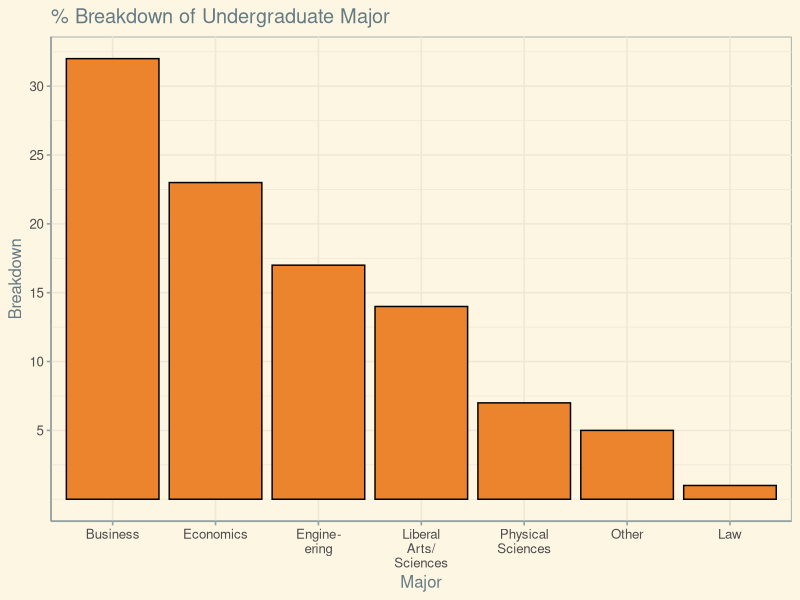

The R script that drew this image:
library(ggplot2)
library(ggthemes)

# Set the working directory to the folder where you have this csv saved
ugmajor <- read.csv("ugMajor.csv")

# Force the column types
ugmajor$Breakdown <- as.numeric(ugmajor$Breakdown)
ugmajor$Major <- factor(ugmajor$Major, levels=ugmajor[order(ugmajor$Breakdown, decreasing = TRUE), "Major"])

# Plot it!
ggplot(ugmajor, aes(x = Major, y = Breakdown)) + geom_bar(stat="identity", fill = "#EC842D", colour = "black") + scale_y_continuous(breaks = c(5, 10, 15, 20, 25, 30, 35)) + scale_x_discrete(labels = gsub(" ", "\n", c("Business", "Economics", "Engine- ering", "Liberal Arts/ Sciences", "Physical Sciences", "Other", "Law"))) + theme_solarized() + theme(legend.position = "none") + ggtitle("% Breakdown of Undergraduate Major")
